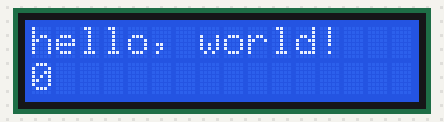
The sketch below on a simulated Arduino Uno, built with avr-gcc and run on an emulated ATmega328P. Shown: 16×2 character LCD.

Above: at 0.1 s.
At 4.1 s:
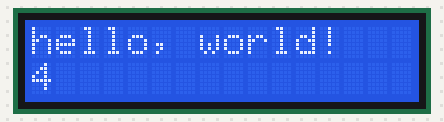
At 9.1 s:
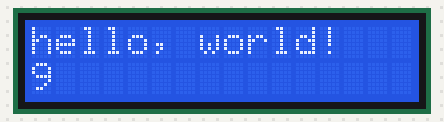
At 19.1 s:
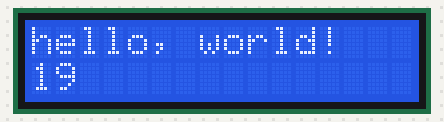
At 29.1 s:
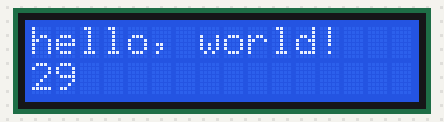
At 39.1 s:
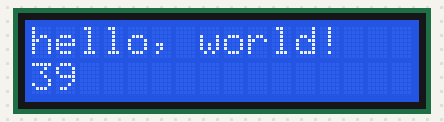

The sketch:

33_Interfacing_with_LCD_1602_Display.ino
```cpp
/***********************************************************
File name:  33  Interfacing with LCD 1602 Display
Let, LCD display print HELLO WORLD.
Company: SunRobotics Technologies
Website: www.sunrobotics.co.in
Email: support@sunrobotics.co.in
**********************************************************/
#include <LiquidCrystal.h>

// initialize the library with the numbers of the interface pins
LiquidCrystal lcd(13, 12, 11, 10, 6, 4);

void setup() {
  // set up the LCD's number of columns and rows:
  lcd.begin(16, 2);
  // Print a message to the LCD.
  lcd.print("hello, world!");
}

void loop() {
  // set the cursor to column 0, line 1
  // (note: line 1 is the second row, since counting begins with 0):
  lcd.setCursor(0, 1);
  // print the number of seconds since reset:
  lcd.print(millis()/1000);
}
```

Measured:
- what the display in image 1 shows lasts 1.0 s, from 4.0 s to 5.0 s
